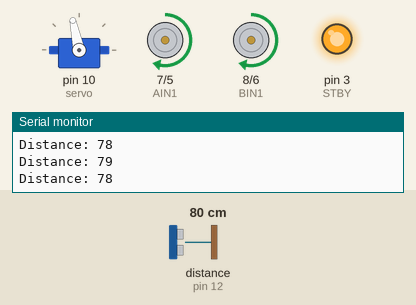
Simulated run of this sketch. Board: Arduino Uno, built with avr-gcc and run on an emulated ATmega328P. Parts: servo, direction and speed pins drawn as motors (green arrow = direction pin HIGH = forward, orange = LOW = backward, longer = more drive, stopped while the standby pin is LOW), output pins drawn as LEDs (lit = HIGH), the last lines printed to the serial monitor. Wiring (inferred from the names in the program): ultrasonic range finder: trigger pin 13; echo pin 12. The test bench sets the inputs (shaded band); at power-on: distance to the obstacle (sensor on pin 12) 80 cm. The echo pulse lasts 58.3 µs per cm; pins used as bus, display or sensor lines are not drawn.

Above: at 1.7 s.
1.8 s: distance to the obstacle (sensor on pin 12) set to 34 cm
At 2.15 s:
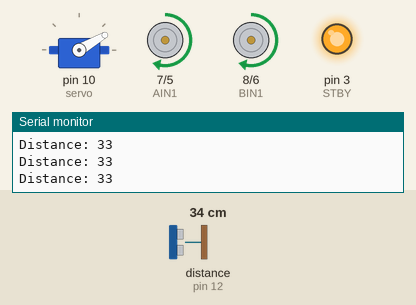
4.8 s: distance to the obstacle (sensor on pin 12) set to 30 cm
At 5.15 s:
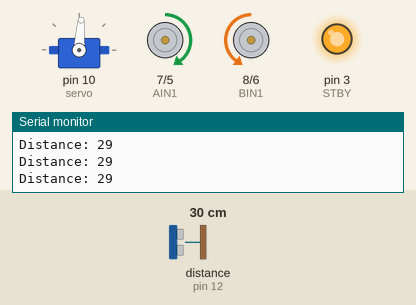
At 6.35 s:
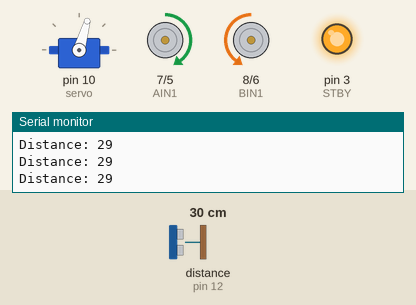
Timing chart, 0 to 48.6 s (numbered marks = the images above; inputs shaded):
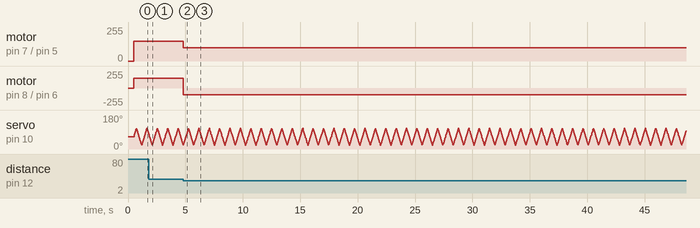

Measured:
- the behaviour switches between 32 and 31 cm on distance to the obstacle (sensor on pin 12) (found by bisection; images 1 and 2)
- after the input at 4.8 s, motor on pin 7 (AIN1) / pin 5 (PWMA): forward 150/255 → forward 100/255 at once; motor on pin 8 (BIN1) / pin 6 (PWMB): forward 150/255 → backward 100/255 at once

The sketch:

sketch_robot_car_obsticale_avoidance.ino
```cpp
#include <Servo.h>

const int STBY = 3;
const int PWMA = 5;
const int PWMB = 6;
const int AIN1 = 7;
const int BIN1 = 8;

const int trig = 13;
const int echo = 12;

Servo servo;

long duration;
int distance = 100;

const int STOP_DISTANCE  = 30;
const int CLEAR_DISTANCE = 40;

unsigned long stateStartTime = 0;
enum State { FORWARD, BACKWARD };
State currentState = FORWARD;

unsigned long lastPingTime = 0;
const unsigned long PING_INTERVAL = 100;

int servoAngle = 65;
int servoStep = 1;
const int SERVO_MIN = 20;
const int SERVO_MAX = 110;

unsigned long lastServoTime = 0;
const unsigned long SERVO_INTERVAL = 5;

void setup() {
  pinMode(STBY, OUTPUT);
  pinMode(PWMA, OUTPUT);
  pinMode(PWMB, OUTPUT);
  pinMode(AIN1, OUTPUT);
  pinMode(BIN1, OUTPUT);

  pinMode(trig, OUTPUT);
  pinMode(echo, INPUT);
  servo.attach(10);
  servo.write(65);
  delay(500);

  digitalWrite(STBY, HIGH);
  Serial.begin(4800);
}

void loop() {
  unsigned long now = millis();

  if (now - lastPingTime >= PING_INTERVAL) {
    lastPingTime = now;

    digitalWrite(trig, LOW);
    delayMicroseconds(2);
    digitalWrite(trig, HIGH);
    delayMicroseconds(10);
    digitalWrite(trig, LOW);

    duration = pulseIn(echo, HIGH, 30000);
    if (duration > 0) {
      distance = duration * 0.034 / 2;
    }

    Serial.print("Distance: ");
    Serial.println(distance);
  }

  if (now - lastServoTime >= SERVO_INTERVAL) {
    lastServoTime = now;

    servoAngle += servoStep;

    if (servoAngle >= SERVO_MAX) {
      servoAngle = SERVO_MAX;
      servoStep = -servoStep;
    } else if (servoAngle <= SERVO_MIN) {
      servoAngle = SERVO_MIN;
      servoStep = -servoStep;
    }

    servo.write(servoAngle);
  }

  if (currentState == FORWARD && distance <= STOP_DISTANCE) {
    currentState = BACKWARD;
    stateStartTime = now;
  } else if (currentState == BACKWARD && distance >= CLEAR_DISTANCE) {
    currentState = FORWARD;
    stateStartTime = now;
  }

  if (currentState == BACKWARD) {
    digitalWrite(AIN1, HIGH);
    digitalWrite(BIN1, LOW);
    analogWrite(PWMA, 100);
    analogWrite(PWMB, 100);
  } else {
    digitalWrite(AIN1, HIGH);
    digitalWrite(BIN1, HIGH);
    analogWrite(PWMA, 150);
    analogWrite(PWMB, 150);
  }
}
```
